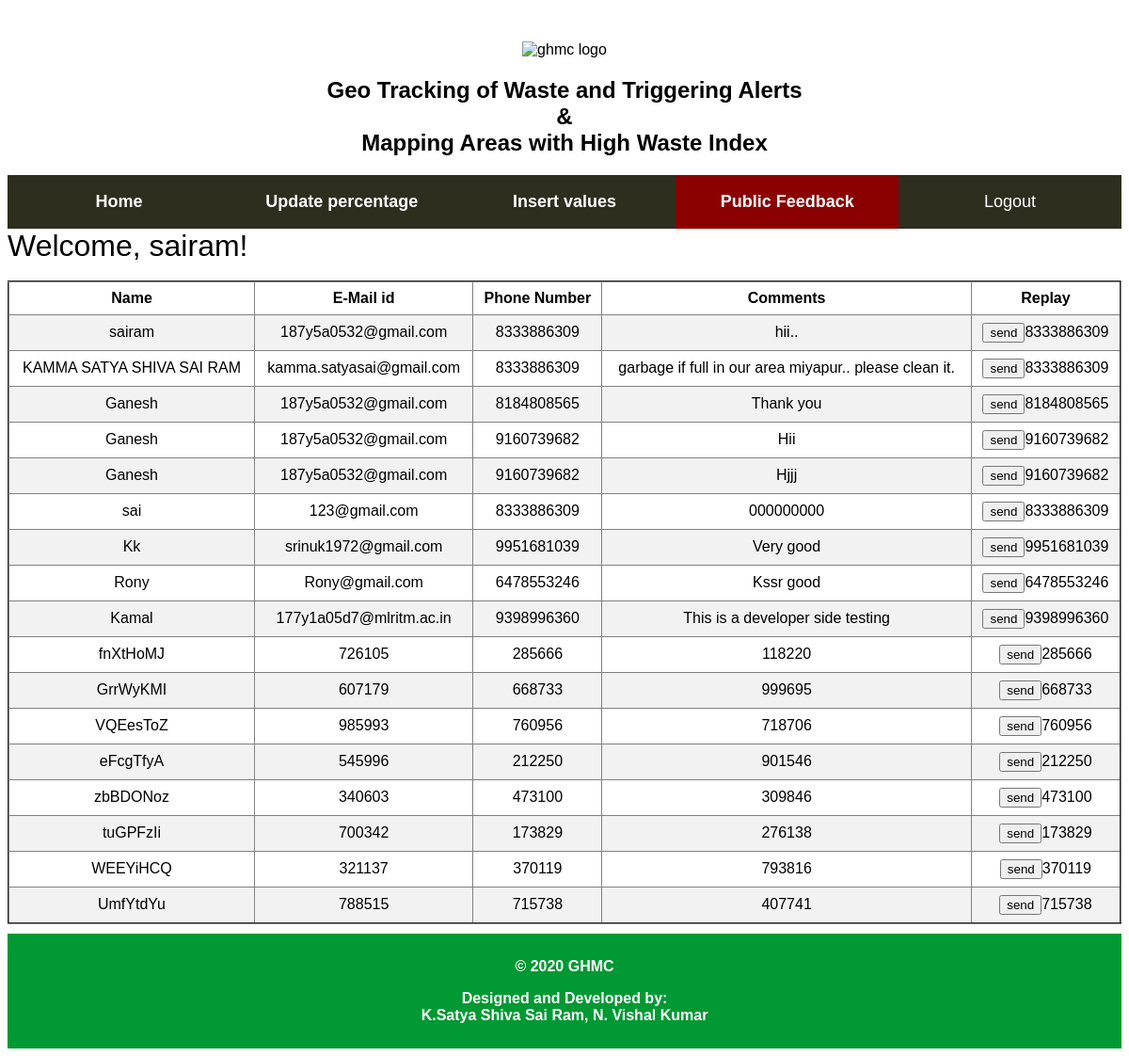
Screenshot of /feedbackpublic.php (signed in) with the database file from the repository.
### tables this page shows
CREATE TABLE `feedback` (
  `name` text DEFAULT NULL,
  `email` varchar(30) NOT NULL,
  `comment` varchar(5000) NOT NULL,
  `phone` varchar(11) DEFAULT NULL
);

### feedbackpublic.php (the view, shortened to what this page needs)
<?php
if(!isset($_SESSION["sess_user"])){
    header("location:login.php");
} else {
?>
<!doctype html>
<html>
<head>
</head>
<body>
<header><br><br>
<center> <img src="https://www.ghmc.gov.in/images/ghmc_header.png" alt="ghmc logo"></center></header>
<center><h2>Geo Tracking of Waste and Triggering Alerts <br>& <br> Mapping Areas with High Waste Index</h2></center>
<div class="navbar">
<a href="adminhome.php"><b>Home</b></a>
<a  href="perupdate.php"><b>Update percentage</b></a>
<a  href="insertval.php"><b>Insert values</b></a>
<a class="active" href="feedbackpublic.php"><b>Public Feedback</b></a>
  <a href="admin.php">Logout</a>
</div>
<font size='6'>Welcome, <?=$_SESSION['sess_user'];?>!</font><br><br>
<?php
$dbHost     = "localhost";
$dbUsername = "id12623400_ghmc";
$dbPassword = "Abcd@123";
$dbName     = "id12623400_ghmc";
$db = new mysqli($dbHost, $dbUsername, $dbPassword, $dbName);
    $query1= "SELECT *  FROM feedback ";
    if($result = mysqli_query($db, $query1)){
        if(mysqli_num_rows($result) > 0){
            echo "<table border='2' width='100%' text-align='center'>";
                echo "<tr>";
                    echo "<th>Name</th>";
                    echo "<th>E-Mail id</th>";
                    echo "<th>Phone Number</th>";
                    echo "<th>Comments</th>";
                    echo "<th>Replay</th>";
                echo "</tr>";
            while($row = mysqli_fetch_array($result)){
                echo "<tr><form action=feedbackpublic.php method=post>";
                    echo "<td  align='center'>" . $row['name'] . "</td>";
                    echo "<td  align='center'>" . $row['email'] . "</td>";
                    echo "<td  align='center'>" . $row['phone'] . "</td>";
                    echo "<td align='center'>".$row['comment']."</td>";
                    echo "<td><input type=submit value='send' name='send'>";
                    $phone= $row['phone'];
                    echo  $phone;
                echo "</form></tr>";
            }
            echo "</table>";
        } else{
            echo "No records matching your query were found.";
        }
    } else{
        echo "ERROR: Could not able to execute $sql. " . mysqli_error($db);
    }
?>
 <div class="footer">
    <b><center><p>&copy; 2020 GHMC</p></center></b>
  <center><p><b>Designed and Developed by:<br> K.Satya Shiva Sai Ram, N. Vishal Kumar</b></p></center>
 </div>
</body>
</html>
<?php
}
?>

### feedbackpublic.php (style rules this page uses)
* { box-sizing: border-box }
body { font-family: Arial, Helvetica, sans-serif; }
.navbar { width: 100%; background-color: #2e2e1f; overflow: auto; }
.navbar a { float: left; padding: 18px; color: white; text-decoration: none; font-size: 18px; width: 20%; text-align: center; }
.navbar a.active { background-color: darkred; }
header { background: url('https://encrypted-tbn0.gstatic.com/images?q=tbn%3AANd9GcRKdAXfCkLl67bSiQNWDmDaGPED3L9C2fyrCaLC1W9bSaqO8fV3'); }
.footer { position: none; left: 0; bottom: 0; width: 100%; background-color:#009933; color: white; text-align: center; padding: 10px; margin-top: 10px; }
table { border-collapse: collapse; width: 100%; }
th, td { text-align: left; padding: 8px; text-align: center; }
tr:nth-child(even) { background-color: #f2f2f2; }

### rows the page displays
feedback: name "sairam", email "187y5a0532@gmail.com", phone "8333886309", comment "hii.."
feedback: name "KAMMA SATYA SHIVA SAI RAM", email "kamma.satyasai@gmail.com", phone "8333886309", comment "garbage if full in our area miyapur.. please clean it."
feedback: name "Ganesh", email "187y5a0532@gmail.com", phone "8184808565", comment "Thank you"
feedback: name "Ganesh", email "187y5a0532@gmail.com", phone "9160739682", comment "Hii"
feedback: name "Ganesh", email "187y5a0532@gmail.com", phone "9160739682", comment "Hjjj"
feedback: name "sai", email "123@gmail.com", phone "8333886309", comment "000000000"
feedback: name "Kk", email "srinuk1972@gmail.com", phone "9951681039", comment "Very good"
feedback: name "Rony", email "Rony@gmail.com", phone "6478553246", comment "Kssr good"
feedback: name "Kamal", email "177y1a05d7@mlritm.ac.in", phone "9398996360", comment "This is a developer side testing"
feedback: name "fnXtHoMJ", email "726105", phone "285666", comment "118220"
feedback: name "GrrWyKMI", email "607179", phone "668733", comment "999695"
feedback: name "VQEesToZ", email "985993", phone "760956", comment "718706"
feedback: name "eFcgTfyA", email "545996", phone "212250", comment "901546"
feedback: name "zbBDONoz", email "340603", phone "473100", comment "309846"
feedback: name "tuGPFzIi", email "700342", phone "173829", comment "276138"
feedback: name "WEEYiHCQ", email "321137", phone "370119", comment "793816"
feedback: name "UmfYtdYu", email "788515", phone "715738", comment "407741"

### other values shown
$_SESSION['sess_user'] "sairam"
